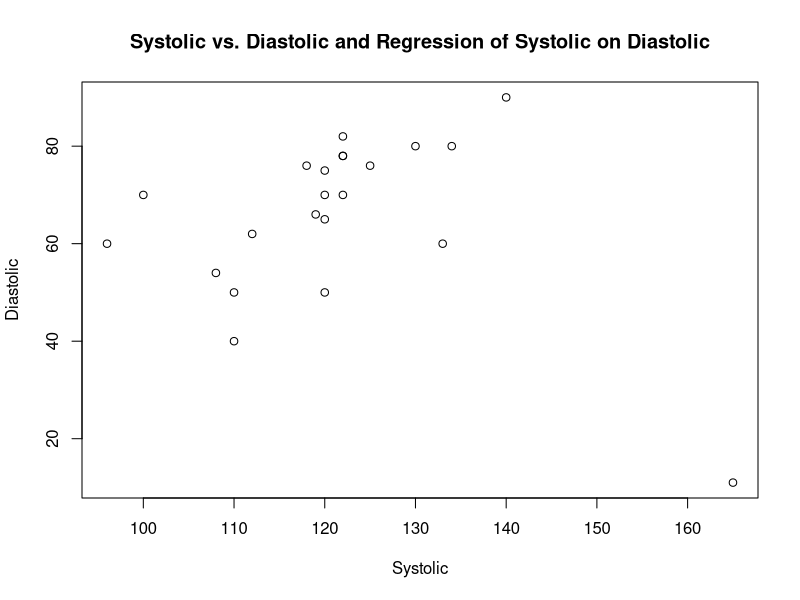

Here is the R script that generated this plot: (Note: this script raises an error after producing the figure.)
###########################################################################
#programmer: ruben montes de oca
#starting date: july 2018
#purpose: practice data
###########################################################################

library(Hmisc)
library(psych)

###we will enter data and do basic statistics:

##http://support.sas.com/documentation/cdl/en/procstat/66703/HTML/default/viewer.htm#procstat_univariate_examples01.htm

#create a data frame from scratch: columns will be variables and rows will be subjects
#data frame is similar to data in SAS or Excel and can combine text and numeric values:

patientID <- c('CK','CP','CP','FC','DS','JW','GS','HH','SS','BL','JI','RW','JW','SB','AB','FR','ES','MC','KD','BH','NS','EC')	
Systolic <- c(120,120,165,125,110,134,122,122,96, 140,110,133,130,118,122,100,120,119,108,120,122,112)
Diastolic <- c(50,75,11,76,50,80,70,82,60,90,40,60,80,76,78,70,70,66,54,65,78,62)
BPressure <- data.frame(patientID, Systolic, Diastolic)
	
summary(BPressure)
describe(BPressure)	

pdf("//fda.gov/WODC/CTP_Sandbox/OS/DPHS/StatisticsBranch/Team 2/Montes de Oca/rm_EXPLORE/0-MISC/code/results/SystolicDiastolic.pdf")
plot(Systolic, Diastolic)
abline(lm(Systolic~Diastolic))
title("Systolic vs. Diastolic and Regression of Systolic on Diastolic")
dev.off()

#or
dev.copy(png,"//fda.gov/WODC/CTP_Sandbox/OS/DPHS/StatisticsBranch/Team 2/Montes de Oca/rm_EXPLORE/0-MISC/code/results/SystolicDiastolic.png")
dev.off()

dev.copy(pdf,"//fda.gov/WODC/CTP_Sandbox/OS/DPHS/StatisticsBranch/Team 2/Montes de Oca/rm_EXPLORE/0-MISC/code/results/SystolicDiastolic.pdf")
dev.off()

#data fitness:
age <- c(44,44,38,40,44,44,45,54,51,48,57,52,51,51,49,52,40,42,47,43,38,45,47,49,51,49,54,50,54,57,48)
weight <- c(89.47,85.84,89.02,75.98,81.42,73.03,66.45,83.12,69.63,91.63,73.37,76.32,67.25,73.71,76.32,82.78,75.07,
68.15,77.45,81.19,81.87,87.66,79.15,81.42,77.91,73.37,79.38,70.87,91.63,59.08,61.24)
oxygen <- c(44.609,54.297,49.874,45.681,39.442,50.541,44.754,51.855,40.836,46.774,39.407,45.441,45.118,45.790,NA,
47.467,45.313,59.571,44.811,49.091,60.055,37.388,47.273,49.156,46.672,NA,46.080,54.625,39.203,50.545,47.920)
time <- c(11.37,  8.65,NA, 11.95, 13.08, 10.13, 11.12, 10.33, 10.95, 10.25, 12.63,  9.63, 11.08, 10.47,NA, 10.50,10.07,
 8.17,11.63,10.85, 8.63,14.03,10.60, 8.95,10.00,10.08,11.17, 8.92,12.88, 9.93,11.50)
fitness <- data.frame(age, weight, oxygen, time)
describe(fitness)
cor(age,weight)
cor(fitness, use="complete.obs", method="pearson")
cor(fitness, use="complete.obs", method="spearman")

cor(fitness, use="complete.obs")

library(Hmisc)
rcorr(as.matrix(fitness))
plot(fitness[,1:4])

#https://www.r-bloggers.com/correlation-and-linear-regression/
m1<-lm(weight~age, data=fitness)
summary(m1)
plot(m1)

par(mfrow=c(2,2))
plot(m1)


#transform data
fitness$Lweight<-log(fitness$weight)
plot(Lweight~age,fitness)
plot(weight~age,fitness)
hist(fitness$weight)
hist(fitness$Lweight)

#add normal curve:
Lweight <- fitness$Lweight
h<-hist(Lweight, breaks=10, col="red", xlab="xlab", main="main")
xfit<-seq(min(Lweight),max(Lweight),length=40)
yfit<-dnorm(xfit,mean=mean(Lweight),sd=sd(Lweight))
yfit <- yfit*diff(h$mids[1:2])*length(Lweight)
lines(xfit, yfit, col="blue", lwd=2)

weight <- fitness$weight
h<-hist(weight, breaks=10, col="red", xlab="xlab", main="main")
xfit<-seq(min(weight),max(weight),length=40)
yfit<-dnorm(xfit,mean=mean(weight),sd=sd(weight))
yfit <- yfit*diff(h$mids[1:2])*length(weight)
lines(xfit, yfit, col="blue", lwd=2)
